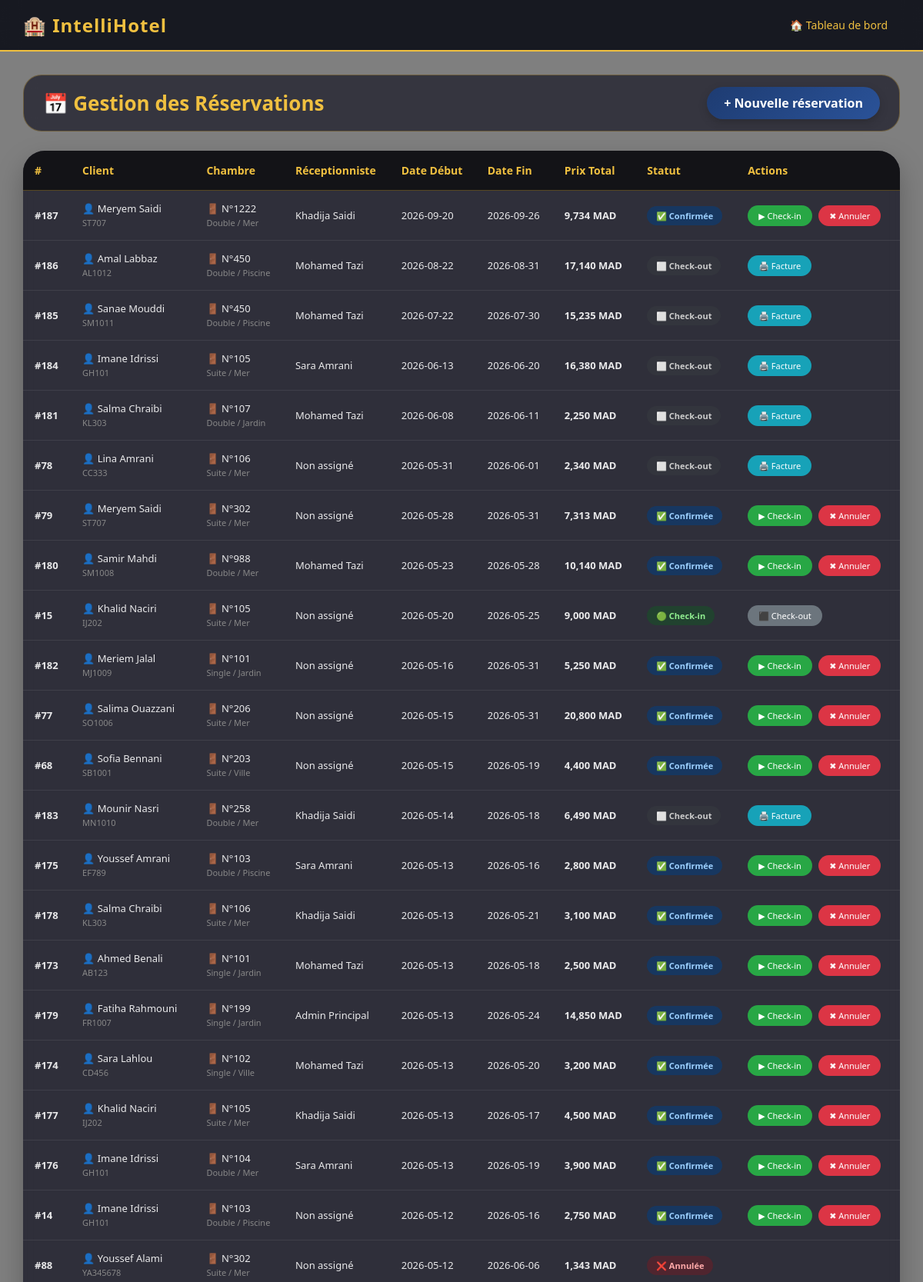
Screenshot of /modules/reservations/index.php (signed in, upper part) with the database file from the repository.
### tables this page shows
CREATE TABLE `reservations` (
  `id` int(11) NOT NULL,
  `client_id` int(11) DEFAULT NULL,
  `chambre_id` int(11) DEFAULT NULL,
  `receptionniste_id` int(11) DEFAULT NULL,
  `date_debut` date DEFAULT NULL,
  `date_fin` date DEFAULT NULL,
  `statut` enum('en_attente','confirmee','checkin','checkout','annulee') DEFAULT 'confirmee',
  `prix_total` decimal(10,2) DEFAULT NULL
);

CREATE TABLE `clients` (
  `id` int(11) NOT NULL,
  `nom` varchar(100) DEFAULT NULL,
  `cin` varchar(20) DEFAULT NULL,
  `telephone` varchar(20) DEFAULT NULL,
  `email` varchar(100) DEFAULT NULL
);

CREATE TABLE `chambres` (
  `id` int(11) NOT NULL,
  `numero` int(11) DEFAULT NULL,
  `type` enum('Single','Double','Suite') DEFAULT NULL,
  `vue` enum('Mer','Jardin','Piscine','Ville') DEFAULT NULL,
  `prix_base` decimal(10,2) DEFAULT NULL,
  `etat` enum('vide','reservee','occupee') DEFAULT 'vide'
);

CREATE TABLE `utilisateurs` (
  `id` int(11) NOT NULL,
  `nom` varchar(100) DEFAULT NULL,
  `email` varchar(100) DEFAULT NULL,
  `mot_de_passe` varchar(255) DEFAULT NULL,
  `role` enum('admin','receptionniste','technicien') DEFAULT NULL
);

### modules/reservations/index.php (the view, shortened to what this page needs)
<?php
require_once '../../config/database.php';
$reservations = $conn->query("
    SELECT r.*, c.nom as client_nom, c.cin,
           ch.numero as chambre_num, ch.type, ch.vue,
           u.nom as receptionniste_nom
    FROM reservations r
    JOIN clients c ON r.client_id = c.id
    JOIN chambres ch ON r.chambre_id = ch.id
    LEFT JOIN utilisateurs u ON r.receptionniste_id = u.id
    ORDER BY r.date_debut DESC
");
?>
<!DOCTYPE html>
<html lang="fr">
<head>
</head>
<body>
<div class="navbar">
    <h1>🏨 <span>IntelliHotel</span></h1>
    <a href="../../index.php">🏠 Tableau de bord</a>
</div>
<div class="container">
    <div class="page-header">
        <h2>📅 Gestion des Réservations</h2>
        <a href="ajouter.php" class="btn-primary">+ Nouvelle réservation</a>
    </div>
    <table>
        <thead>
            <tr>
                <th>#</th>
                <th>Client</th>
                <th>Chambre</th>
                <th>Réceptionniste</th>
                <th>Date Début</th>
                <th>Date Fin</th>
                <th>Prix Total</th>
                <th>Statut</th>
                <th>Actions</th>
            </tr>
        </thead>
<tbody>
<?php if($reservations->num_rows === 0): ?>
    <tr>
        <td colspan="9" style="text-align:center; color:#888; padding:30px;">
            Aucune réservation enregistrée
        </td>
    </tr>
<?php else: ?>
    <?php while($r = $reservations->fetch_assoc()): ?>
    <tr>
        <td><strong>#<?= $r['id'] ?></strong></td>
        <td>
            👤 <?= htmlspecialchars($r['client_nom']) ?><br>
            <small style="color:#888"><?= htmlspecialchars($r['cin']) ?></small>
        </td>
        <td>
            🚪 N°<?= $r['chambre_num'] ?><br>
            <small style="color:#888"><?= htmlspecialchars($r['type']) ?> / <?= htmlspecialchars($r['vue']) ?></small>
        </td>
        <td>
            <i class="fa fa-user-tie"></i> <?= htmlspecialchars($r['receptionniste_nom'] ?? 'Non assigné') ?>
        </td>
        <td><?= $r['date_debut'] ?></td>
        <td><?= $r['date_fin'] ?></td>
        <td><strong><?= number_format($r['prix_total'], 0) ?> MAD</strong></td>
        <td>
            <span class="statut statut-<?= $r['statut'] ?>">
                <?php
                $labels = [
                    'confirmee'  => '✅ Confirmée',
                    'checkin'    => '🟢 Check-in',
                    'checkout'   => '⬜ Check-out',
                    'annulee'    => '❌ Annulée',
                    'en_attente' => '⏳ En attente'
                ];
                echo $labels[$r['statut']] ?? $r['statut'];
                ?>
            </span>
        </td>
        <td>
            <?php if($r['statut'] === 'confirmee'): ?>
                <a href="?checkin=<?= $r['id'] ?>" class="btn-sm btn-checkin">▶ Check-in</a>
                <a href="?annuler=<?= $r['id'] ?>"
                   class="btn-sm btn-annuler"
                   onclick="return confirm('Annuler cette réservation ?')">✖ Annuler</a>
            <?php elseif($r['statut'] === 'checkin'): ?>
                <a href="?checkout=<?= $r['id'] ?>" class="btn-sm btn-checkout">⬛ Check-out</a>
            <?php elseif($r['statut'] === 'checkout'): ?>
                <a href="../paiements/facture.php?id=<?= $r['id'] ?>"
                   class="btn-sm btn-facture">🖨️ Facture</a>
            <?php endif; ?>
        </td>
    </tr>
    <?php endwhile; ?>
<?php endif; ?>
</tbody>
    </table>
</div>
</body>
</html>

### modules/reservations/index.php (style rules this page uses)
* { margin:0; padding:0; box-sizing:border-box; }
body { font-family: 'Segoe UI', Arial, sans-serif; background: url('https://images.pexels.com/photos/261169/pexels-photo-261169.jpeg?auto=compress&cs=tinysrgb&w=1920&h=1080&dpr=2') no-repeat center center fixed; background-size: cover; position: relative; }
body::before { content: ""; position: fixed; top: 0; left: 0; width: 100%; height: 100%; background: rgba(0, 0, 0, 0.5); backdrop-filter: blur(1px); z-index: -1; }
.navbar { background: rgba(10, 12, 21, 0.88); backdrop-filter: blur(12px); padding: 15px 30px; display: flex; justify-content: space-between; align-items: center; border-bottom: 2px solid #f0c040; position: sticky; top: 0; z-index: 100; }
.navbar h1 { font-size: 24px; letter-spacing: 1px; color: white; }
.navbar h1 span { color: #f0c040; }
.navbar a { color: #f0c040; text-decoration: none; font-size: 14px; padding: 8px 16px; border-radius: 30px; transition: 0.2s; }
.container { max-width: 1400px; margin: 0 auto; padding: 30px; }
.page-header { display: flex; justify-content: space-between; align-items: center; margin-bottom: 25px; background: rgba(15, 15, 30, 0.65); backdrop-filter: blur(8px); padding: 15px 25px; border-radius: 24px; border: 1px solid rgba(240,192,64,0.3); }
.page-header h2 { color: #f0c040; font-size: 26px; font-weight: 600; display: flex; align-items: center; gap: 10px; }
.btn-primary { background: linear-gradient(135deg, #1e3c72 0%, #2a5298 100%); color: white; padding: 10px 22px; border-radius: 40px; text-decoration: none; font-weight: bold; transition: 0.3s; box-shadow: 0 4px 12px rgba(0,0,0,0.2); }
table { width: 100%; background: rgba(20, 20, 35, 0.75); backdrop-filter: blur(8px); border-radius: 28px; overflow: hidden; box-shadow: 0 15px 35px rgba(0,0,0,0.25); border-collapse: collapse; }
th { background: rgba(0, 0, 0, 0.6); color: #f0c040; padding: 16px 15px; text-align: left; font-size: 14px; font-weight: 600; border-bottom: 1px solid rgba(240,192,64,0.3); }
td { padding: 14px 15px; font-size: 13px; border-bottom: 1px solid rgba(255,255,255,0.08); color: rgba(255,255,255,0.9); }
.statut { padding: 5px 12px; border-radius: 30px; font-size: 11px; font-weight: bold; display: inline-block; }
.statut-confirmee { background: #00408580; color: #9cd0ff; }
.statut-checkin { background: #15572480; color: #90ee90; }
.statut-checkout { background: #383d4180; color: #ccc; }
.statut-annulee { background: #721c2480; color: #ffaaaa; }
.btn-sm { padding: 6px 14px; border-radius: 30px; text-decoration: none; font-size: 11px; font-weight: 500; display: inline-block; transition: 0.2s; margin-right: 5px; }
.btn-checkin { background: #28a745; color: white; }
.btn-checkout { background: #6c757d; color: white; }
.btn-facture { background: #17a2b8; color: white; }
.btn-annuler { background: #dc3545; color: white; }
small { color: rgba(255,255,255,0.6); font-size: 11px; }

### rows the page displays
reservations: id "187", client.nom "Meryem Saidi", client.cin "ST707", chambre.numero "1222", chambre.type "Double", chambre.vue "Mer", receptionniste.nom "Khadija Saidi", date_debut "2026-09-20", date_fin "2026-09-26", prix_total "9,734", statut "✅ Confirmée"
reservations: id "186", client.nom "Amal Labbaz", client.cin "AL1012", chambre.numero "450", chambre.type "Double", chambre.vue "Piscine", receptionniste.nom "Mohamed Tazi", date_debut "2026-08-22", date_fin "2026-08-31", prix_total "17,140", statut "⬜ Check-out"
reservations: id "185", client.nom "Sanae Mouddi", client.cin "SM1011", chambre.numero "450", chambre.type "Double", chambre.vue "Piscine", receptionniste.nom "Mohamed Tazi", date_debut "2026-07-22", date_fin "2026-07-30", prix_total "15,235", statut "⬜ Check-out"
reservations: id "184", client.nom "Imane Idrissi", client.cin "GH101", chambre.numero "105", chambre.type "Suite", chambre.vue "Mer", receptionniste.nom "Sara Amrani", date_debut "2026-06-13", date_fin "2026-06-20", prix_total "16,380", statut "⬜ Check-out"
reservations: id "181", client.nom "Salma Chraibi", client.cin "KL303", chambre.numero "107", chambre.type "Double", chambre.vue "Jardin", receptionniste.nom "Mohamed Tazi", date_debut "2026-06-08", date_fin "2026-06-11", prix_total "2,250", statut "⬜ Check-out"
reservations: id "78", client.nom "Lina Amrani", client.cin "CC333", chambre.numero "106", chambre.type "Suite", chambre.vue "Mer", receptionniste_nom "Non assigné", date_debut "2026-05-31", date_fin "2026-06-01", prix_total "2,340", statut "⬜ Check-out"
reservations: id "79", client.nom "Meryem Saidi", client.cin "ST707", chambre.numero "302", chambre.type "Suite", chambre.vue "Mer", receptionniste_nom "Non assigné", date_debut "2026-05-28", date_fin "2026-05-31", prix_total "7,313", statut "✅ Confirmée"
reservations: id "180", client.nom "Samir Mahdi", client.cin "SM1008", chambre.numero "988", chambre.type "Double", chambre.vue "Mer", receptionniste.nom "Mohamed Tazi", date_debut "2026-05-23", date_fin "2026-05-28", prix_total "10,140", statut "✅ Confirmée"
reservations: id "15", client.nom "Khalid Naciri", client.cin "IJ202", chambre.numero "105", chambre.type "Suite", chambre.vue "Mer", receptionniste_nom "Non assigné", date_debut "2026-05-20", date_fin "2026-05-25", prix_total "9,000", statut "🟢 Check-in"
reservations: id "182", client.nom "Meriem Jalal", client.cin "MJ1009", chambre.numero "101", chambre.type "Single", chambre.vue "Jardin", receptionniste_nom "Non assigné", date_debut "2026-05-16", date_fin "2026-05-31", prix_total "5,250", statut "✅ Confirmée"
reservations: id "77", client.nom "Salima Ouazzani", client.cin "SO1006", chambre.numero "206", chambre.type "Suite", chambre.vue "Mer", receptionniste_nom "Non assigné", date_debut "2026-05-15", date_fin "2026-05-31", prix_total "20,800", statut "✅ Confirmée"
reservations: id "68", client.nom "Sofia Bennani", client.cin "SB1001", chambre.numero "203", chambre.type "Suite", chambre.vue "Ville", receptionniste_nom "Non assigné", date_debut "2026-05-15", date_fin "2026-05-19", prix_total "4,400", statut "✅ Confirmée"
reservations: id "183", client.nom "Mounir Nasri", client.cin "MN1010", chambre.numero "258", chambre.type "Double", chambre.vue "Mer", receptionniste.nom "Khadija Saidi", date_debut "2026-05-14", date_fin "2026-05-18", prix_total "6,490", statut "⬜ Check-out"
reservations: id "175", client.nom "Youssef Amrani", client.cin "EF789", chambre.numero "103", chambre.type "Double", chambre.vue "Piscine", receptionniste.nom "Sara Amrani", date_debut "2026-05-13", date_fin "2026-05-16", prix_total "2,800", statut "✅ Confirmée"
reservations: id "178", client.nom "Salma Chraibi", client.cin "KL303", chambre.numero "106", chambre.type "Suite", chambre.vue "Mer", receptionniste.nom "Khadija Saidi", date_debut "2026-05-13", date_fin "2026-05-21", prix_total "3,100", statut "✅ Confirmée"
reservations: id "173", client.nom "Ahmed Benali", client.cin "AB123", chambre.numero "101", chambre.type "Single", chambre.vue "Jardin", receptionniste.nom "Mohamed Tazi", date_debut "2026-05-13", date_fin "2026-05-18", prix_total "2,500", statut "✅ Confirmée"
reservations: id "179", client.nom "Fatiha Rahmouni", client.cin "FR1007", chambre.numero "199", chambre.type "Single", chambre.vue "Jardin", receptionniste.nom "Admin Principal", date_debut "2026-05-13", date_fin "2026-05-24", prix_total "14,850", statut "✅ Confirmée"
reservations: id "174", client.nom "Sara Lahlou", client.cin "CD456", chambre.numero "102", chambre.type "Single", chambre.vue "Ville", receptionniste.nom "Mohamed Tazi", date_debut "2026-05-13", date_fin "2026-05-20", prix_total "3,200", statut "✅ Confirmée"
reservations: id "177", client.nom "Khalid Naciri", client.cin "IJ202", chambre.numero "105", chambre.type "Suite", chambre.vue "Mer", receptionniste.nom "Khadija Saidi", date_debut "2026-05-13", date_fin "2026-05-17", prix_total "4,500", statut "✅ Confirmée"
reservations: id "176", client.nom "Imane Idrissi", client.cin "GH101", chambre.numero "104", chambre.type "Double", chambre.vue "Mer", receptionniste.nom "Sara Amrani", date_debut "2026-05-13", date_fin "2026-05-19", prix_total "3,900", statut "✅ Confirmée"
reservations: id "14", client.nom "Imane Idrissi", client.cin "GH101", chambre.numero "103", chambre.type "Double", chambre.vue "Piscine", receptionniste_nom "Non assigné", date_debut "2026-05-12", date_fin "2026-05-16", prix_total "2,750", statut "✅ Confirmée"
reservations: id "88", client.nom "Youssef Alami", client.cin "YA345678", chambre.numero "302", chambre.type "Suite", chambre.vue "Mer", receptionniste_nom "Non assigné", date_debut "2026-05-12", date_fin "2026-06-06", prix_total "1,343", statut "❌ Annulée"
